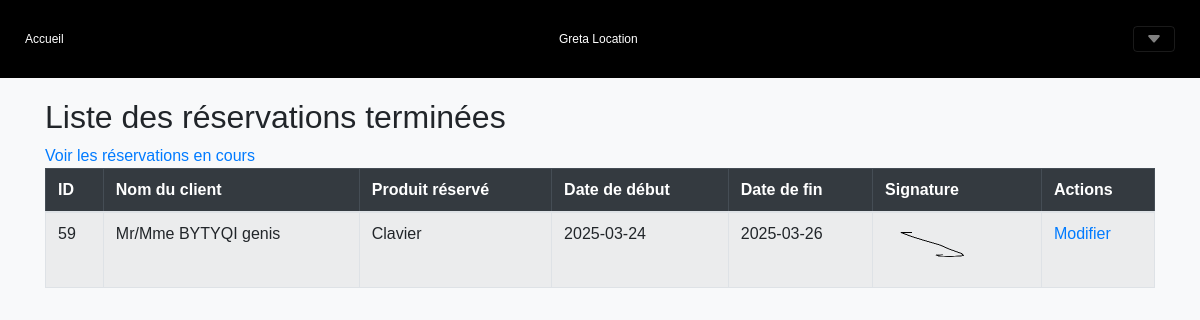
Screenshot of /?action=allReservations&reservation=terminée (signed in) with the database file from the repository.
### tables this page shows
CREATE TABLE `emprunts` (
  `id_emprunt` int(11) NOT NULL,
  `id_equip` int(11) NOT NULL,
  `id_user` int(11) NOT NULL,
  `dateDebut` varchar(50) DEFAULT NULL,
  `dateFin` varchar(50) NOT NULL,
  `signature` varchar(50) NOT NULL,
  `rendu` tinyint(1) NOT NULL DEFAULT 0
);

CREATE TABLE `utilisateur` (
  `id` int(11) NOT NULL,
  `nom` varchar(50) DEFAULT NULL,
  `prenom` varchar(50) DEFAULT NULL,
  `email` varchar(50) DEFAULT NULL,
  `password` varchar(255) DEFAULT NULL,
  `role` int(11) NOT NULL DEFAULT 3
);

CREATE TABLE `equipement` (
  `id` int(11) NOT NULL,
  `catégorie` int(11) NOT NULL,
  `libelle` varchar(50) NOT NULL,
  `description` varchar(255) NOT NULL,
  `lieu` int(11) NOT NULL
);

### Controlleur/ctrlAdminReservation.php (called while the page is built, shortened)
<?php
include_once("vue/vueEntete.php");
include_once("Model/ModelReservationDAO.php");
include_once("Model/ModelConnDAO.php");
$reservlink = isset($_GET['reservation']) ? $_GET['reservation'] : "encours";
$rendu = isset($_GET['reservation']) ? 1 : 0;
$reservations = ModelReservationDAO::getAllReservation(null, $rendu);
include_once("vue/privilege/vueAllReservations.php");
include_once("vue/vuePied.php");
?>

### index.php (called while the page is built, shortened)
<?php
    $racine = dirname(__FILE__);
    $action = filter_input(INPUT_GET, 'action', FILTER_SANITIZE_STRING);
    $controleur = Routeur::getControleur($action);
    include "$racine/Controlleur/$controleur";
    ?>

### Data/connexionDB.php (called while the page is built, shortened)
<?php
   class ConnexionDB{
        private static $connexion;
        public static function getInstance(){
            if(!self::$connexion){
                try {
                    $serveur = 'mysql:host=localhost;';
                    $bdd = 'dbname=gretagenis';
                    $user = 'root' ;
                    $mdp = '' ;
                    self::$connexion = new PDO($serveur.$bdd, $user, $mdp);
                    self::$connexion->query("SET CHARACTER SET utf8");
                } catch (PDOException $e) {
                        echo " Error connexion: " . $serveur . " " . $bdd . " " . $user . " " . $mdp . " " . $e->getMessage() ;
                        throw new Exception("Erreur à  la connexion \n" . $e->getMessage());
                }
            }
            return self::$connexion;
        }
     }
?>

### Model/ModelReservationDAO.php (called while the page is built, shortened)
<?php
include_once("Data/ConnexionDB.php");
include_once("classes/Reservation.php");
class ModelReservationDAO{
    public static function getAllReservation($id = null, $rendu = 0) {
        try {
            if ($id !== null) {
                $req = ConnexionDB::getInstance()->prepare("SELECT * FROM emprunts WHERE id_user = ? AND rendu = ?");
                $req->execute([$id, $rendu]);
            } else {
                $req = ConnexionDB::getInstance()->prepare("SELECT * FROM emprunts WHERE rendu = ?");
                $req->execute(array($rendu));
            }
            $resultat = [];
            while ($ligne = $req->fetch(PDO::FETCH_ASSOC)) {
                $unObjet = new Reservation(
                    $ligne['id_emprunt'],
                    $ligne['id_equip'],
                    $ligne['id_user'],
                    $ligne['dateDebut'],
                    $ligne['dateFin'],
                    $ligne['signature']
                );
                $resultat[] = $unObjet;
            }
            return $resultat;
        } catch (PDOException $ex) {
            print "Erreur : ". $ex->getMessage();
            return [];
        }
    }
    public static function getEquipementLibelle($id){
        try{
            $req = ConnexionDB::getInstance()->prepare("SELECT libelle FROM equipement WHERE id = ?");
            $req ->execute(array($id));
            $row = $req->fetch();
            return $row['libelle'];
        }catch(PDOException $ex){
            print "Erreur : ". $ex->getMessage();
            die();
        }
    }
}
?>

### classes/Reservation.php (called while the page is built)
<?php
class Reservation {
    private string $id_emprunt;
    private string $id_equip;
    private string $id_user;
    private string $dateDebut;
    private string $dateFin;
    private string $signature;
    public function __construct(string $id_emprunt, string $id_equip, string $id_user, string $dateDebut, string $dateFin, string $signature) {
        $this->id_emprunt = $id_emprunt;
        $this->id_equip = $id_equip;
        $this->id_user = $id_user;
        $this->dateDebut = $dateDebut;
        $this->dateFin = $dateFin;
        $this->signature = $signature;
    }
    public function getSignature(){
        return $this->signature;
    }
    public function getIdEmprunt(): string {
        return $this->id_emprunt;
    }
    public function getIdEquip(): string {
        return $this->id_equip;
    }
    public function getIdUser(): string {
        return $this->id_user;
    }
    public function getDateDebut(): string {
        return $this->dateDebut;
    }
    public function getDateFin(): string {
        return $this->dateFin;
    }
}
?>

### Model/ModelConnDAO.php (called while the page is built, shortened)
<?php
include_once("./Data/ConnexionDB.php");
class ModelConnDAO{
    public static function getClientNom($id){
        try{
            $req = ConnexionDB::getInstance()->prepare("SELECT nom, prenom FROM utilisateur WHERE id = ?");
            $req ->execute(array($id));
            $row = $req->fetch();
            return "Mr/Mme ".strtoupper($row['nom'])." ".$row['prenom'];
        }catch(PDOException $ex){
            print "Erreur : ". $ex->getMessage();
            die();
        }
    }
}
?>

### Vue/privilege/vueAllReservations.php (the view, shortened to what this page needs)
<div class="container">
<?php if($reservlink == 'encours'):?>
    <div  style="margin-top: 20px;" class="table-responsive table-container">
        <h2>Liste des réservations en cours</h2><a href="./?action=allReservations&reservation=terminée">Voir les réservations terminée</a>
        <table class="table table-bordered table-striped">
            <thead class="table-dark">
                <tr>
                    <th scope="col">ID</th>
                    <th>Nom du client</th>
                    <th>Produit réservé</th>
                    <th>Date de début</th>
                    <th>Date de fin</th>
                    <th>Signature</th>
                    <th>Actions</th>
                </tr>
            </thead>
            <tbody>
                <?php if(count($reservations) > 0): ?>
                    <?php foreach($reservations as $reservation): ?>
                <tr>
                    <td><?=$reservation->getIdEmprunt(); ?></td>
                    <td><?=ModelConnDAO::getClientNom($reservation->getIdUser());?></td>
                    <td><?=ModelReservationDAO::getEquipementLibelle($reservation->getIdEquip()) ?></td>
                    <td><?=$reservation->getDateDebut(); ?></td>
                    <td><?php
                            $time = DateTime::createFromFormat('Y-m-d', date('Y-m-d'));
                            $reservationEndDate = DateTime::createFromFormat('Y-m-d', $reservation->getDateFin());
                            if ($reservationEndDate < $time) {
                                echo '<b style="color:red;">'. $reservation->getDateFin() . '</b>';
                            }else{
                                echo $reservation->getDateFin();
                            }
                                                ?></td>
                            <td><img width="100" height="50" src ="./img/signatures/<?=$reservation->getSignature()?>"/></td>
                    <td>
                        <a href="#" data-toggle="modal" data-target="#editModal" data-id="<?=$reservation->getIdEmprunt();?>" data-client="<?=ModelConnDAO::getClientNom($reservation->getIdUser());?>" data-product="<?=ModelReservationDAO::getEquipementLibelle($reservation->getIdEquip()) ?>" data-start="<?=$reservation->getDateDebut();?>" data-end="<?=$reservation->getDateFin();?>">Modifier</a> |
                        <a class="delete-btn" href="./?action=allReservations&supprimer=<?=$reservation->getIdEquip();?>" data-toggle="modal" data-target="#confirmDeleteModal" data-id="<?=$reservation->getIdEmprunt();?>">Rendu</a>
                    </td>
                </tr>
                    <?php endforeach; ?>
                <?php else: ?>
                    <tr>
                        <td colspan="6">Aucune réservation en cours.</td>
                    </tr>
                <?php endif; ?>
            </tbody>
        </table>
    </div>
<?php else:?>
<div  style="margin-top: 20px;" class="table-responsive table-container">
        <h2>Liste des réservations terminées</h2><a href="./?action=allReservations">Voir les réservations en cours</a>
        <table class="table table-bordered table-striped">
            <thead class="table-dark">
                <tr>
                    <th>ID</th>
                    <th>Nom du client</th>
                    <th>Produit réservé</th>
                    <th>Date de début</th>
                    <th>Date de fin</th>
                    <th>Signature</th>
                    <th>Actions</th>
                </tr>
            </thead>
            <tbody>
                <?php
                $reservations = ModelReservationDAO::getAllReservation(null, $rendu);
                if(count($reservations) > 0): ?>
                    <?php foreach($reservations as $reservation): ?>
                <tr>
                    <td><?=$reservation->getIdEmprunt(); ?></td>
                    <td><?=ModelConnDAO::getClientNom($reservation->getIdUser());?></td>
                    <td><?=ModelReservationDAO::getEquipementLibelle($reservation->getIdEquip()) ?></td>
                    <td><?=$reservation->getDateDebut(); ?></td>
                    <td><?php
                                $time = DateTime::createFromFormat('Y-m-d', date('Y-m-d'));
                                $reservationEndDate = DateTime::createFromFormat('Y-m-d', $reservation->getDateFin());
                                if ($reservationEndDate < $time) {
                                    echo '<b style="color:red;">'. $reservation->getDateFin() . '</b>';
                                }else{
                                    echo $reservation->getDateFin();
                                }
                                                    ?></td>
<td><img width="100" height="50" src ="./img/signatures/<?=$reservation->getSignature()?>"/></td>
                    <td>
                        <a href="#" data-toggle="modal" data-target="#editModal" data-id="<?=$reservation->getIdEmprunt();?>" data-client="<?=ModelConnDAO::getClientNom($reservation->getIdUser());?>" data-product="<?=ModelReservationDAO::getEquipementLibelle($reservation->getIdEquip()) ?>" data-start="<?=$reservation->getDateDebut();?>" data-end="<?=$reservation->getDateFin();?>">Modifier</a>
                </tr>
                    <?php endforeach; ?>
                <?php else: ?>
                    <tr>
                        <td colspan="6">Aucune réservation disponible.</td>
                    </tr>
                <?php endif; ?>
            </tbody>
        </table>
    </div>
<?php endif;?>
</div>

### Vue/privilege/vueAllReservations.php (style rules this page uses)
body { font-family: Arial, sans-serif; background-color: #f8f9fa; margin: 0; padding: 0; }

### rows the page displays
emprunts: id_emprunt "59", id_user.prenom "Mr/Mme BYTYQI genis", id_equip.libelle "Clavier", dateDebut "2025-03-24", dateFin "2025-03-26", signature (picture)
